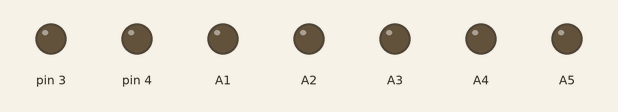
A sketch run on a simulated Arduino Uno, built with avr-gcc and run on an emulated ATmega328P. On the bench: output pins drawn as LEDs (lit = HIGH).

Above: at 0.15 s.
At 0.45 s:
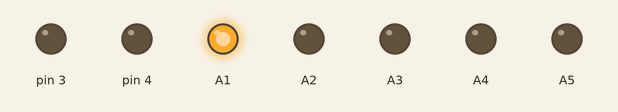
At 1.05 s:
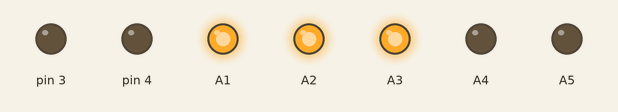
At 1.95 s:
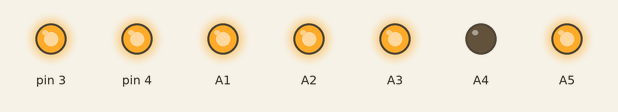
At 3.35 s:
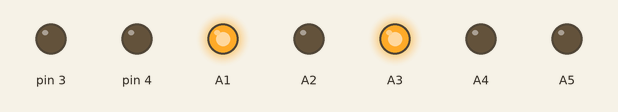
At 4.9 s:
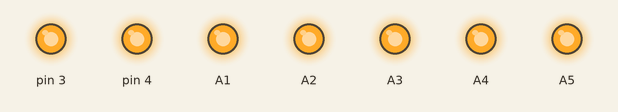
Timing chart, 0 to 6.0 s (numbered marks = the images above):
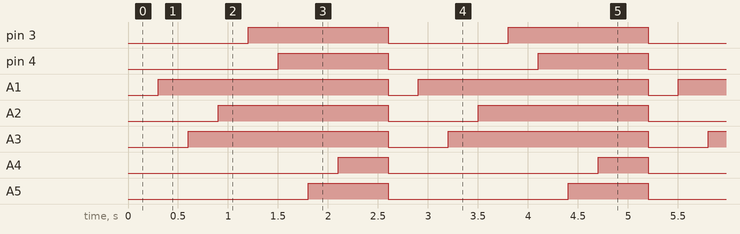

Measured:
- by itself, pin 3: alternates HIGH for 1.4 s and LOW for 1.2 s
- by itself, pin 4: alternates HIGH for 1.1 s and LOW for 1.5 s
- by itself, A1: alternates HIGH for 2.3 s and LOW for 0.30 s
- by itself, A2: alternates HIGH for 1.7 s and LOW for 0.90 s
- by itself, A3: alternates HIGH for 2.0 s and LOW for 0.60 s
- by itself, A4: alternates HIGH for 0.50 s and LOW for 2.1 s
- by itself, A5: alternates HIGH for 0.80 s and LOW for 1.8 s

The sketch:

dice_led_check.ino
```cpp
/*
  dice
*/

// the setup function runs once when you press reset or power the board
void setup() {
  // initialize digital pin LED_BUILTIN as an output.
  pinMode(3, OUTPUT);
  pinMode(4, OUTPUT);
  pinMode(A1, OUTPUT);
  pinMode(A2, OUTPUT);
  pinMode(A3, OUTPUT);
  pinMode(A4, OUTPUT);
  pinMode(A5, OUTPUT);

  digitalWrite(3, LOW);
  digitalWrite(4, LOW);
  digitalWrite(A1, LOW);
  digitalWrite(A2, LOW);
  digitalWrite(A3, LOW);
  digitalWrite(A4, LOW);
  digitalWrite(A5, LOW);

  pinMode(12, INPUT);
}

// the loop function runs over and over again forever
void loop() {
  setup();
  delay(300);
  digitalWrite(A1, HIGH);
  delay(300);
  digitalWrite(A3, HIGH);
  delay(300);
  digitalWrite(A2, HIGH);
  delay(300);
  digitalWrite(3, HIGH);
  delay(300);
  digitalWrite(4, HIGH);
  delay(300);
  digitalWrite(A5, HIGH);
  delay(300);
  digitalWrite(A4, HIGH);
  delay(500);
}
```
